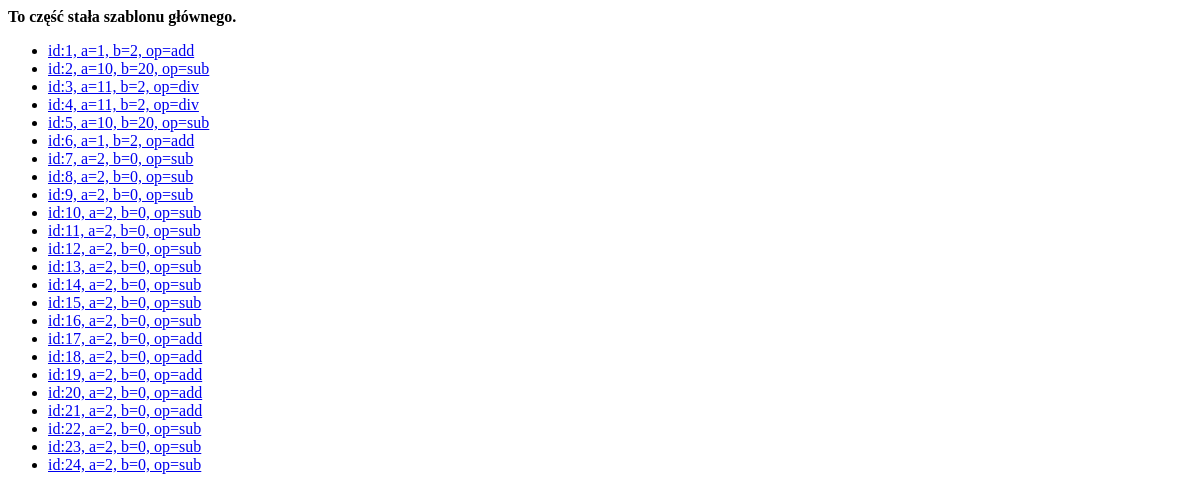
The page /maths/histories/ on the database as committed earlier.
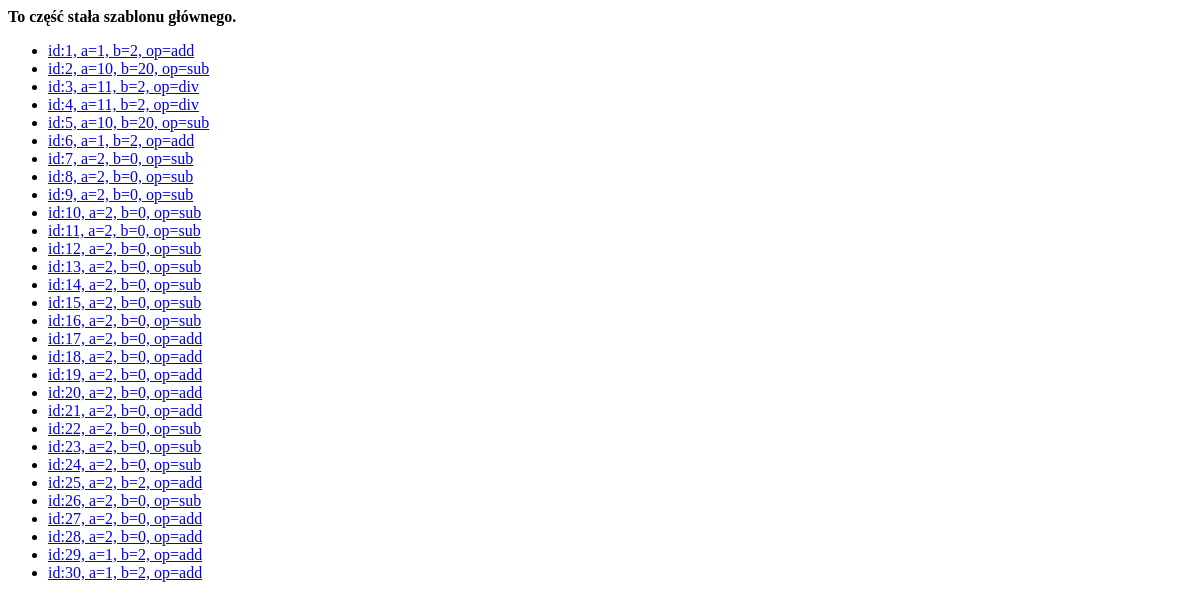
The same page on the database as committed later.
### maths/models.py (models this page shows)
class Math(models.Model):
    operation = models.CharField(max_length=5, choices=OPERATION_CHOICES)
    a = models.IntegerField()
    b = models.IntegerField()
    created = models.DateTimeField(auto_now_add=True)
    result = models.ForeignKey(
        'maths.Result',
        on_delete=models.CASCADE,
        null=True,
        blank=True
    )
    def __str__(self):
        return f"id:{self.id}, a={self.a}, b={self.b}, op={self.operation}"

### maths/views.py (the view)
# urls.py: path('histories/', maths_list, name="list"),
def maths_list(request):
    maths = Math.objects.all()
    title = 'TEST'
    return render(
        request=request,
        template_name="maths/list.html",
        context={"maths": maths, "title": title}
    )

### maths/templates/maths/list.html (shortened to what this page needs)
{% extends "maths/main.html" %}
{% block content %}
    <ul>
        {% for m in maths %}
            <li><a href="{% url "maths:details" m.id %}">{{ m }}</a></li>
        {% endfor %}
    </ul>
{% endblock content %}

Rows that differ between the two databases and show on the page:
added Math: id+a+b "id:25, a=2, b=2, op=add"
added Math: id+a+b "id:26, a=2, b=0, op=sub"
added Math: id+a+b "id:27, a=2, b=0, op=add"
added Math: id+a+b "id:28, a=2, b=0, op=add"
added Math: id+a+b "id:29, a=1, b=2, op=add"
added Math: id+a+b "id:30, a=1, b=2, op=add"
